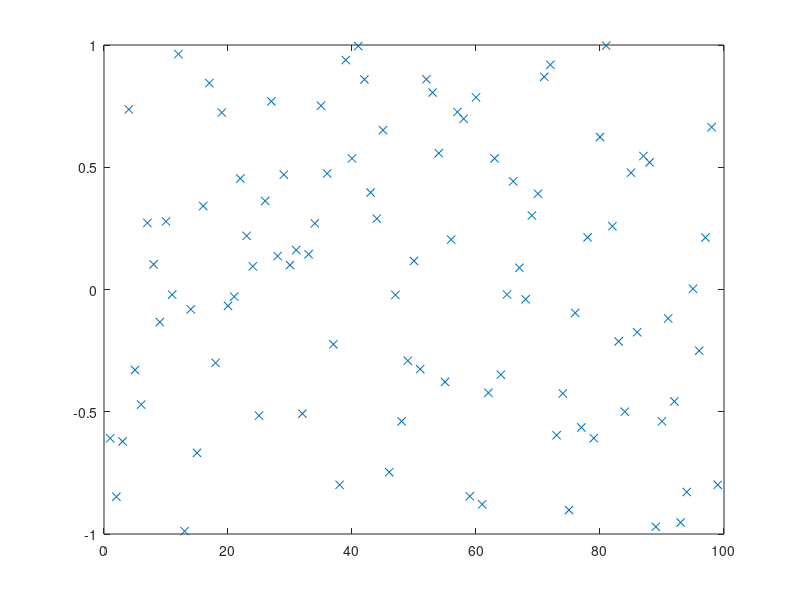

Source code (MATLAB): (Note: this script raises an error after producing the figure.)
% script <a href="matlab:InsertionSortTest">InsertionSortTest</a>
% Test <a href="matlab:help InsertionSort">InsertionSort</a> on a random set of data.
% See <a href="matlab:NRweb">Numerical Renaissance: simulation, optimization, & control</a>, Section 7.1.1.
% Part of <a href="matlab:help NRC">Numerical Renaissance Codebase 1.0</a>, <a href="matlab:help NRchap07">Chapter 7</a>; please read the <a href="matlab:help NRcopyleft">copyleft</a>.

n=99; D=2*rand(n,1)-1; close all, plot(D(:,1),'x'), pause(0.1)
[D,index]=InsertionSort(D,1,n);   plot(D(:,1),'x')

% end script InsertionSortTest
